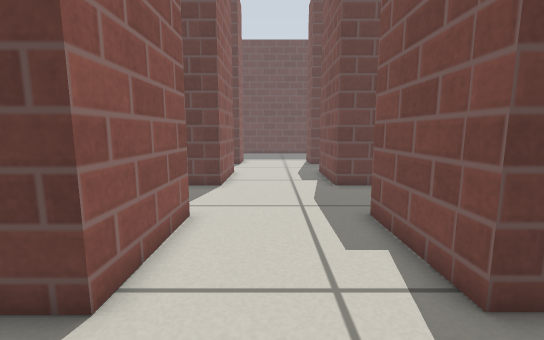
view 1 (above)

19 first-person views from a walk through a Gazebo world. The camera is 0.5 m above the floor, tilts 8° down and sees 90° across. The floor is counted in squares, 0.2 m on a side. Each view is taken from the middle of a square. On the plan, view 1 faces up. The plan holds only what a view shows up to about 18 squares ahead; the rest is blank. Simple patterns stand in for the simulator's built-in surfaces.

view 2
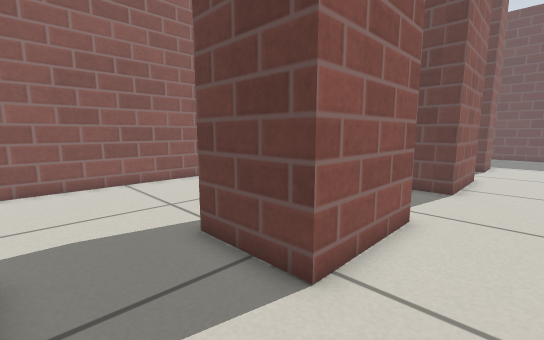

view 3
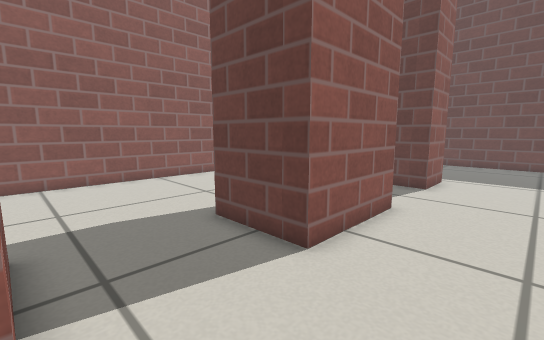

view 4
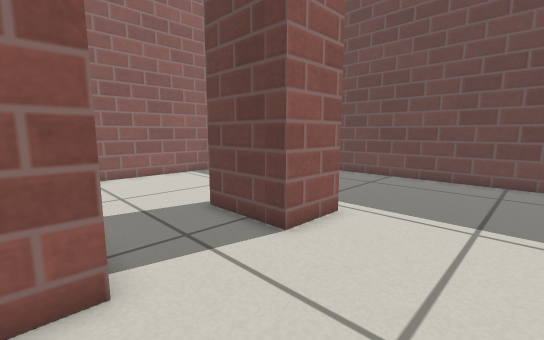

view 5
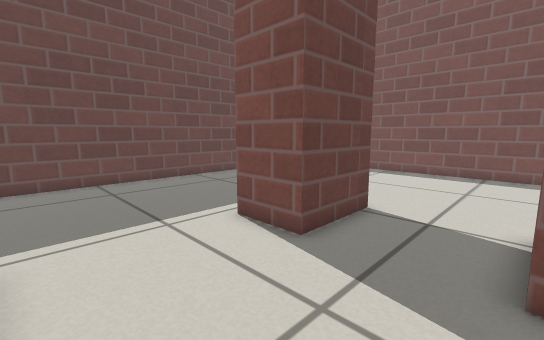

view 6
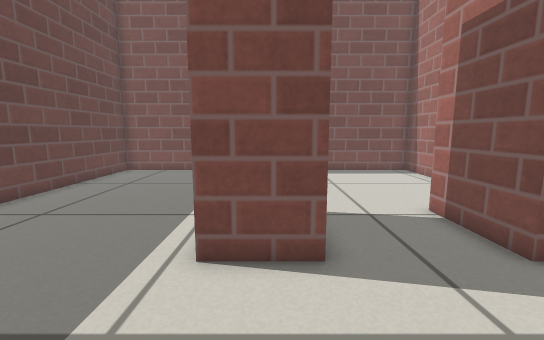

view 7
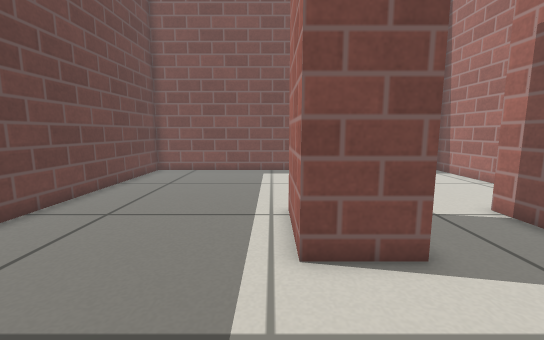

view 8
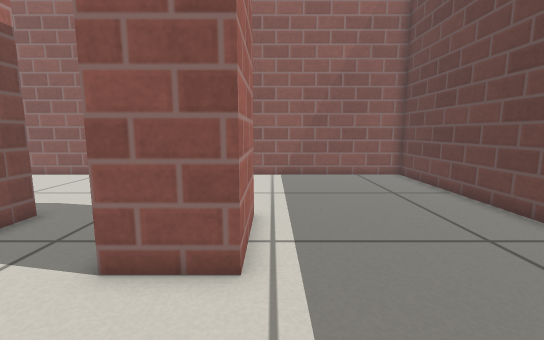

view 9
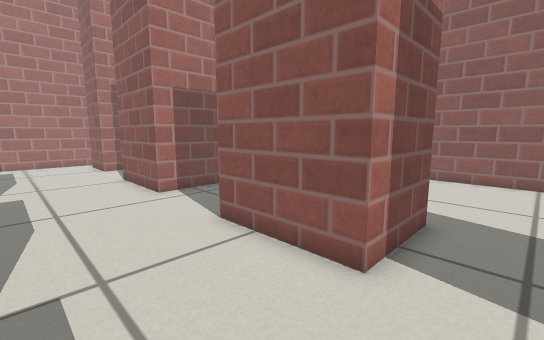

view 10
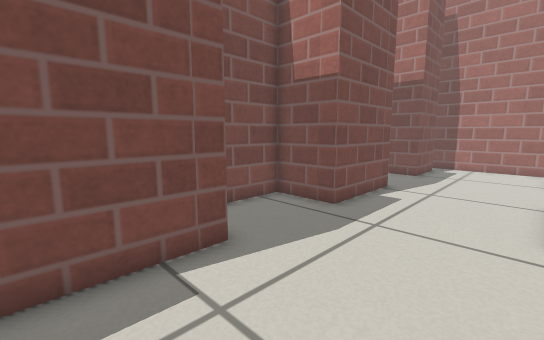

view 11
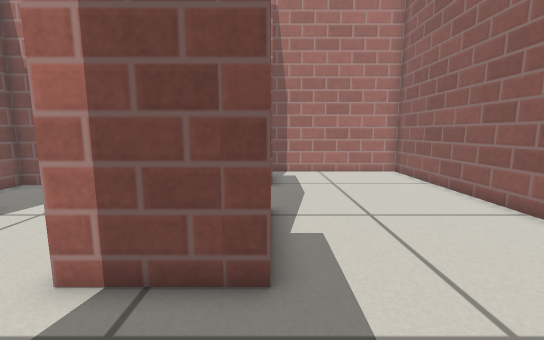

view 12
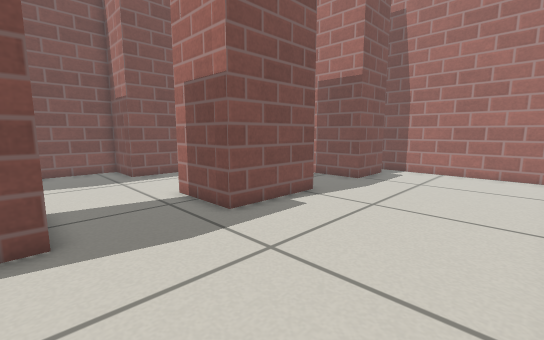

view 13
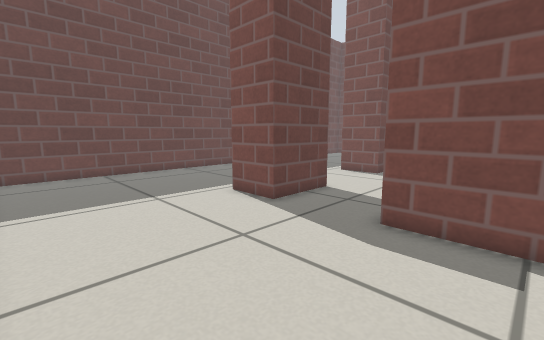

view 14
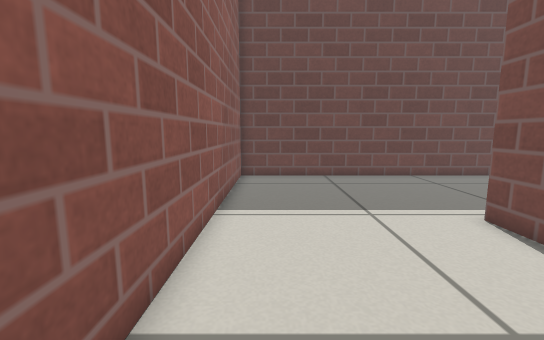

view 15
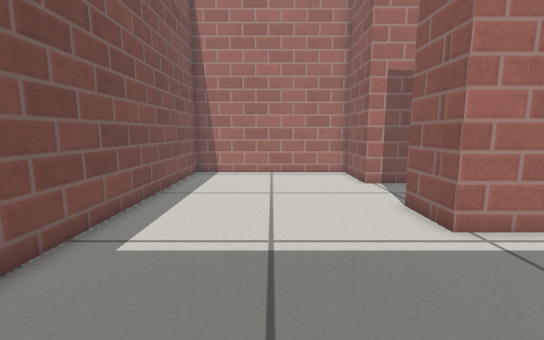

view 16
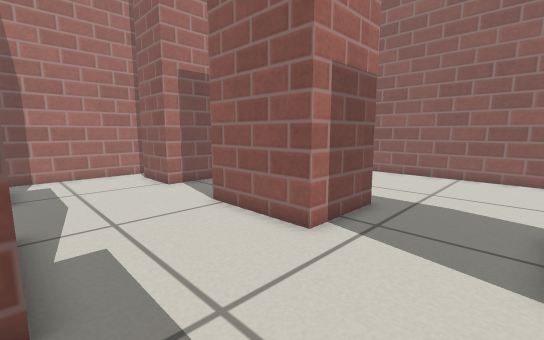

view 17
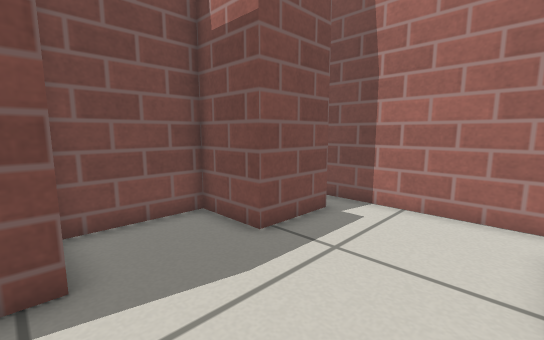

view 18
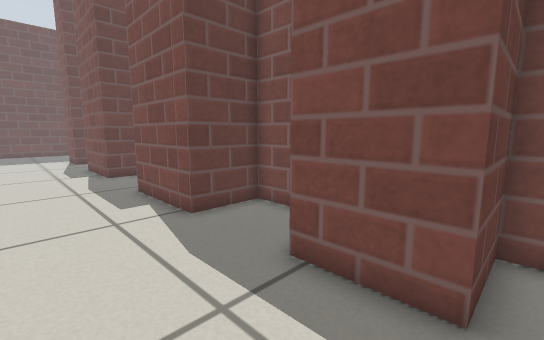

view 19
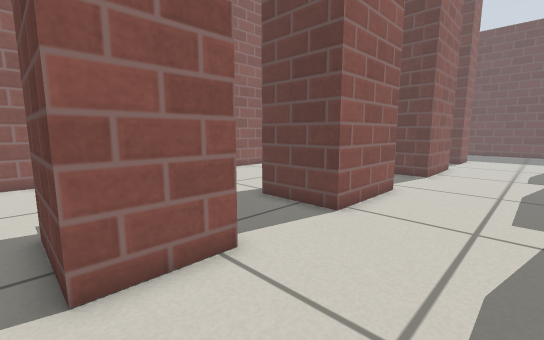

### Floor plan
Points are (right, up) in squares from view 1. A wall is a line through its corners. A room is listed if a view was taken in it or the views show most of it. See-through windows are left out.
Room 1 (views 1, 2, 3, 4, 5, 6, 7, 8, 9, 10, 11, 12, 13, 14, 15, 16, 17, 18, 19)
walls: (-2.5, 17) (-2.5, 12.5) (-5.9, 12.5) (-5.9, 17) (-2.5, 17); (-2.5, 21) (-5.9, 21) (-5.9, 23.5) (-2.5, 23.5) (-2.5, 21); (3, 21) (3, 23.5) (6.5, 23.5) (6.5, 21) (3, 21); (4.8, 12.5) (3, 12.5) (3, 17) (6.5, 17) (6.5, 13.2) (15.7, 13.2) (15.7, 31.5) (-13.8, 31.5) (-13.8, -5) (-5.4, -5); (-2.5, 7.9) (-2.5, 3.4) (-5.9, 3.4) (-5.9, 7.9) (-2.5, 7.9); (-2.5, -0.5) (-2.5, -3.5) (-5.9, -3.5) (-5.9, -0.5) (-2.5, -0.5); (-3.1, -5) (4, -5); (5.7, -4.3) (5.7, -3.5) (3, -3.5) (3, -0.5) (5.7, -0.5) (5.7, 3.4) (3, 3.4) (3, 7.9) (5.7, 7.9) (5.7, 11.6)

Where each view was taken, in squares from view 1:
view 1: 0 up, 0 right, facing up
view 2: 0 up, 0 right, facing up-left
view 3: 8 up, 1 right, facing up-left
view 4: 16 up, 2 right, facing up-left
view 5: 17 up, 2 left, facing up-right
view 6: 22 up, 2 left, facing right
view 7: 24 up, 2 left, facing right
view 8: 24 up, 2 right, facing left
view 9: 19 up, 2 right, facing down-left
view 10: 16 up, 2 left, facing down-right
view 11: 12 up, 6 left, facing down
view 12: 13 up, 13 left, facing down-right
view 13: 14 up, 13 left, facing up-right
view 14: 16 up, 12 left, facing up
view 15: 30 up, 11 right, facing down
view 16: 12 up, 3 right, facing down-left
view 17: 4 up, 2 left, facing down-right
view 18: 4 down, 1 left, facing up-right
view 19: 4 down, 2 right, facing up-left
